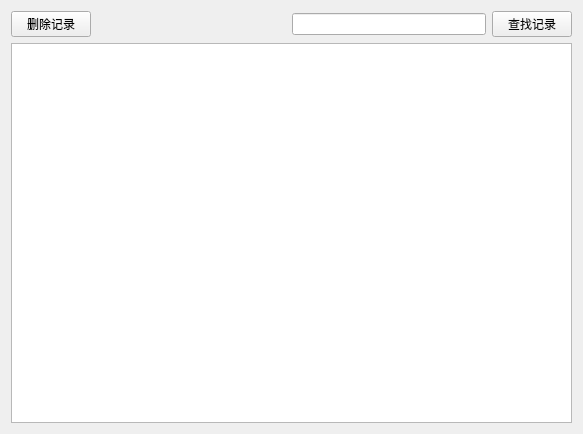
<?xml version="1.0" encoding="UTF-8"?>
<ui version="4.0">
 <class>ETeacherManagementWindow</class>
 <widget class="QWidget" name="ETeacherManagementWindow">
  <property name="geometry">
   <rect>
    <x>0</x>
    <y>0</y>
    <width>583</width>
    <height>434</height>
   </rect>
  </property>
  <property name="windowTitle">
   <string>评教管理窗口</string>
  </property>
  <layout class="QGridLayout" name="gridLayout">
   <item row="0" column="0">
    <layout class="QHBoxLayout" name="horizontalLayout">
     <item>
      <widget class="QPushButton" name="pushButtonDelete">
       <property name="text">
        <string>删除记录</string>
       </property>
      </widget>
     </item>
     <item>
      <spacer name="horizontalSpacer">
       <property name="orientation">
        <enum>Qt::Horizontal</enum>
       </property>
       <property name="sizeHint" stdset="0">
        <size>
         <width>40</width>
         <height>20</height>
        </size>
       </property>
      </spacer>
     </item>
     <item>
      <widget class="QLineEdit" name="lineEditSearch"/>
     </item>
     <item>
      <widget class="QPushButton" name="pushButtonSearch">
       <property name="text">
        <string>查找记录</string>
       </property>
      </widget>
     </item>
    </layout>
   </item>
   <item row="1" column="0">
    <widget class="QTableView" name="tableView"/>
   </item>
  </layout>
 </widget>
 <resources/>
 <connections/>
</ui>
